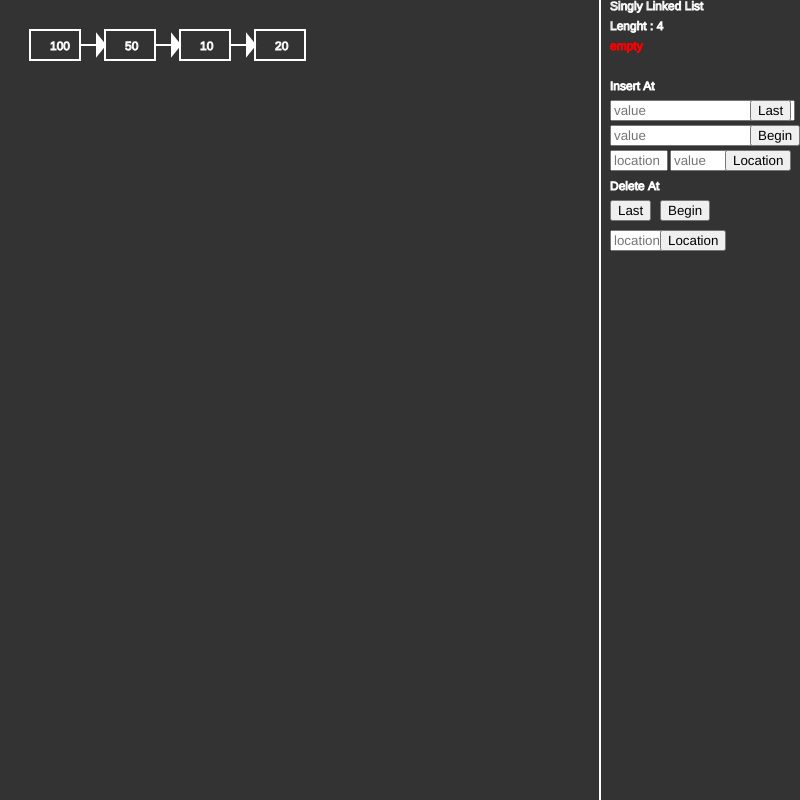
Frame 1 (no input)
Frame 60 (no input): identical to frame 1, image omitted
Frame 120 (the mouse pressed at the canvas centre since frame 60): identical to frame 1, image omitted

The p5.js sketch that drew this single still picture (run headless with seeded random() and noise() and a simulated clock; from frame 60 on, the mouse is pressed at the canvas centre):

// p5.js sketch
// ── sketch.js

var values = [];
var input1,insert;
var msg = "empty";
function Node(val){
  this.data = val;
  this.next = null;
}

function SinglyLinkedList(){
  this._lenght = 0;
  this.head = null;
  //console.log("hi");

}

SinglyLinkedList.prototype.addLast = function(val){
  var node = new Node(val);
  var currNode = this.head;

  //if list is empty 
  if(!currNode)
  {
    this.head = node;
    this._lenght++;
    return node;
  }

  while(currNode.next != null){
    currNode = currNode.next;

  }

  currNode.next = node;
  this._lenght++;
  return node;

};

SinglyLinkedList.prototype.addBegin = function(val) {
  var node = new Node(val);

  var currNode = this.head;

  //if list if empty
  if(!currNode)
  {
    this.head = node;
    this._lenght++;
    return node;
  }

  node.next = currNode;
  this.head = node;
  this._lenght++;
  return node;
};


SinglyLinkedList.prototype.addLoc = function(loc,val) {
  var node = new Node(val);

  var currNode = this.head;
  var counter = 1;
  if(loc >0 && loc<= this._lenght+1) {
    if(loc === this._lenght+1) {
      sing.addLast(val);
      sing.traverse(sing.head);
    } else {
      if(loc == 1){
        sing. addBegin(val);
      } else {
      var prev = null;
      while(counter != loc) {
        prev = currNode;
        currNode = currNode.next;
        counter++;
      }
      prev.next = node;
      node.next = currNode;
      this._lenght++;
    }
    }
  } else {
    console.log("out of range");
    msg = "out of range";
  }


};

SinglyLinkedList.prototype.delLast = function() {

  var currNode = this.head;

  if(!currNode) {
    console.log("The list is empty.");
    msg = "The list is empty.";
    return;
  } else {
    if(this._lenght == 1){
      this._lenght--;
      this.head = null;
      return;
    } else {
      prev = currNode;
      currNode = currNode.next;
    while(currNode.next != null) {
      prev = currNode;
      currNode = currNode.next;
    }
    }
    //console.log("D"+prev.data);
    prev.next = null;
    this._lenght--;
  }
};

SinglyLinkedList.prototype.delBegin = function() {
  var currNode = this.head;
  if(!currNode) {
    console.log("The list is empty.");
    msg = "The list is empty.";
    return;
  } else {
    if(this._lenght == 1){
      this._lenght--;
      this.head = null;
      return;
    } else {
      this.head = currNode.next;
      this._lenght--;
    }
    
  }
};

SinglyLinkedList.prototype.delLoc = function(loc) {
  
  var currNode = this.head;
  //console.log("L"+loc);
  if(loc>0 && loc<=this._lenght){
    if(this._lenght == loc){
      sing.delLast();
      return;
    } else if(loc == 1) {
      sing.delBegin();
    } else {
      var counter = 1;

      var prev = null;

      while(counter != loc) {
        prev = currNode;
        currNode = currNode.next;
        counter++;
      }
      prev.next = currNode.next;
      this._lenght--;
    }
  } else {
    console.log("out of range");
    msg = "out of range";
  }
};


SinglyLinkedList.prototype.traverse = function(head) {
  if(!head) {
    console.log("List is empty.");
    msg = "The list is empty.";
    return true;
  } 
  var i = 0;
  var temp = head;
  while(temp != null) {
    console.log(temp.data +" ");
    values[i] = temp.data;
    i++;
    temp = temp.next;
  }
};
var lineLen = 600;
var sing = new SinglyLinkedList();
function setup() {
  createCanvas(800, 800);
  
  //line for options
  
  //creating button to insert into list at last
  input1 = createInput();
  input1.position(lineLen+10,100);
  input1.attribute("placeholder","value");

  insert1 = createButton('Last');
  insert1.position(lineLen+10+140,100);
  insert1.mousePressed(insertValueAtLast);


  //creating button to insert into list at begin
  input2 = createInput();
  input2.position(lineLen+10,125);
  input2.attribute("placeholder","value");

  insert2 = createButton('Begin');
  insert2.position(lineLen+10+140,125);
  insert2.mousePressed(insertValueAtBegin);

  //creating button to insert into list at location
  input3 = createInput();
  input4 = createInput();
  input3.size(50);
  input4.size(50);
  input3.position(lineLen+10,150);
  input4.position(lineLen+70,150);

  input3.attribute("placeholder","location");
  input4.attribute("placeholder","value");

  insert3 = createButton('Location');
  insert3.position(lineLen+125,150);
  insert3.mousePressed(insertValueAtLoc);

  //delete at last of the list
  delete1 = createButton('Last');
  delete1.position(lineLen+10,200);
  delete1.mousePressed(deleteValueAtLast);

  //delete at begining of the list
  delete1 = createButton('Begin');
  delete1.position(lineLen+60,200);
  delete1.mousePressed(deleteValueAtBegin);

  //delete at location of the list
  input5 = createInput();
  input5.size(50);
  input5.position(lineLen+10,230)
  input5.attribute("placeholder","location");
  delete1 = createButton('Location');
  delete1.position(lineLen+60,230);
  delete1.mousePressed(deleteValueAtLoc);





  //var sing = new SinglyLinkedList(); 
  sing.addLast(10);
  sing.addLast(20);
  sing.addBegin(100);
  sing.addLoc(2,50);
  
  sing.traverse(sing.head);

}


function draw() {
  background(51);
  noFill(0);
  stroke(255);
  strokeWeight(2);


  line(lineLen,0,lineLen,800);
  strokeWeight(1);
  text('Singly Linked List',610,10);
  text('Lenght : '+sing._lenght,610,30);
  fill(255,0,0);
  stroke(255,0,0);
  text(msg,610,50);
  fill(255);
  stroke(255);
  //text.scale(0.5);
  text("Insert At",610,90);
  text("Delete At",610,190);



  var x,y,width,height;
  
  x = 30;
  y = 30;
  width = 50;
  height = 30;
  //rect(x,y,width,height);
  for(var i = 0;i<values.length;i++) {
    noFill(0);
  stroke(255);
  strokeWeight(2);
    rect(x,y,width,height);
    strokeWeight(1);
    text(values[i],x+20,y+20);

//line(10, 16, 20, 16);
    
    if((i+1) != values.length)
    {
      fill(255);
      stroke(255);
      strokeWeight(2);
      //line(10, 16, 20, 16);
      var len = x+width;
      var bred = y+(height*0.5);
      line(len,bred,len+25,bred)
      triangle(len+17,bred-10,len+17,bred+10,len+25,bred);
    }
    x += width+25;
  }
  

}

function insertValueAtLast() {
  var number = input1.value().trim();
  //console.log(number);
  if(number === '') {
    console.log("Input field is empty.");
    msg = "Input field is empty.";
  } else {
    
    sing.addLast(number);
    sing.traverse(sing.head);
    input1.value('');
  }
}

function insertValueAtBegin() {
  var number = input2.value().trim();
  //console.log(number);
  if(number === '') {
    console.log("Input field is empty.");
    msg = "Input field is empty.";
  } else {
    
    sing.addBegin(number);
    sing.traverse(sing.head);
    input2.value('');
  }
}

function insertValueAtLoc() {
  var number1 = input3.value().trim();
  var number2 = input4.value().trim();
  //console.log(number);
  if(number1 === '' || number2 === '' ) {
    console.log("Input field is empty.");
    msg = "Input field is empty.";
  } else {
    
    sing.addLoc(number1,number2);
    sing.traverse(sing.head);
    input3.value('');
    input4.value('');
  }
}

function deleteValueAtLast() {
    sing.delLast();
    if(values.length)
    values.length = values.length-1;
    sing.traverse(sing.head);
    
}
function deleteValueAtBegin() {
    sing.delBegin();
    if(values.length)
    values.length = values.length-1;
    sing.traverse(sing.head);
    
}

function deleteValueAtLoc() {
  var number = input5.value();

  if(number === '') {
    console.log("Input field is empty.");
    msg = "Input field is empty.";
  } else {
    
    sing.delLoc(number);
    if(values.length)
    values.length = values.length-1;
    sing.traverse(sing.head);
    input5.value('');
  }
    
    
}
